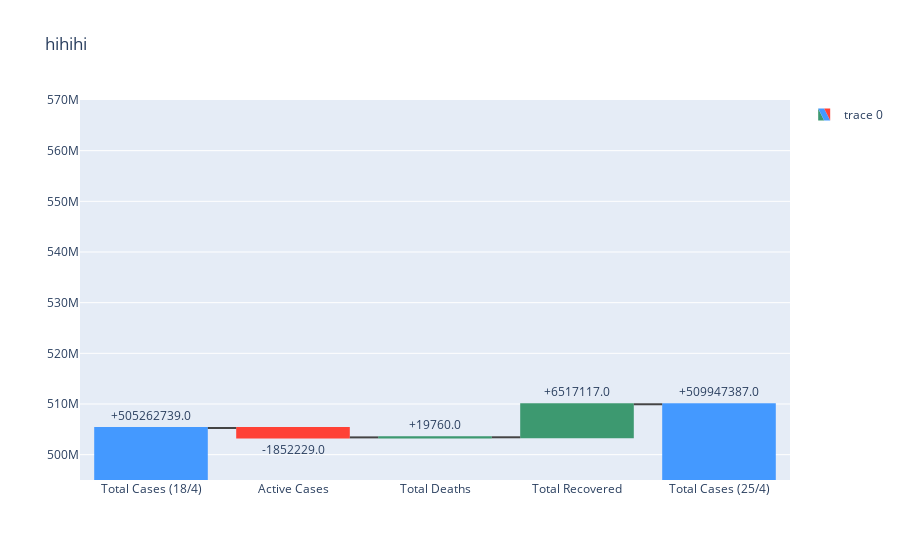

Notebook cell for this chart:
### Code cell
text = df['amount'].apply(lambda x: str(x) if x < 0 else '+' + str(x))

fig = go.Figure(go.Waterfall(
    x = df.index,
    text=text, textposition = "outside",
    y = df['amount'][:-1].to_list() + [None],
    measure = [ "absolute","relative", "relative","relative", "total" ]   
))
fig.update_layout(
    yaxis_range=[4.95 * 1e8, 5.7 * 1e8],
    title='Total Cases progress', showlegend = True)

### Figure 1 — Plotly figure (JSON) as saved in the notebook; plotly's stock layout.template omitted (floating-point values rounded to 4 significant figures)
{"data": [{"measure": ["absolute", "relative", "relative", "relative", "total"], "text": ["+505262739.0", "-1852229.0", "+19760.0", "+6517117.0", "+509947387.0"], "textposition": "outside", "type": "waterfall", "x": ["Total Cases (18/4)", "Active Cases", "Total Deaths", "Total Recovered", "Total Cases (25/4)"], "y": [505262739, -1852229, 19760, 6517117, null]}], "layout": {"showlegend": true, "title": {"text": "hihihi"}, "yaxis": {"range": [495000000, 570000000]}}}
